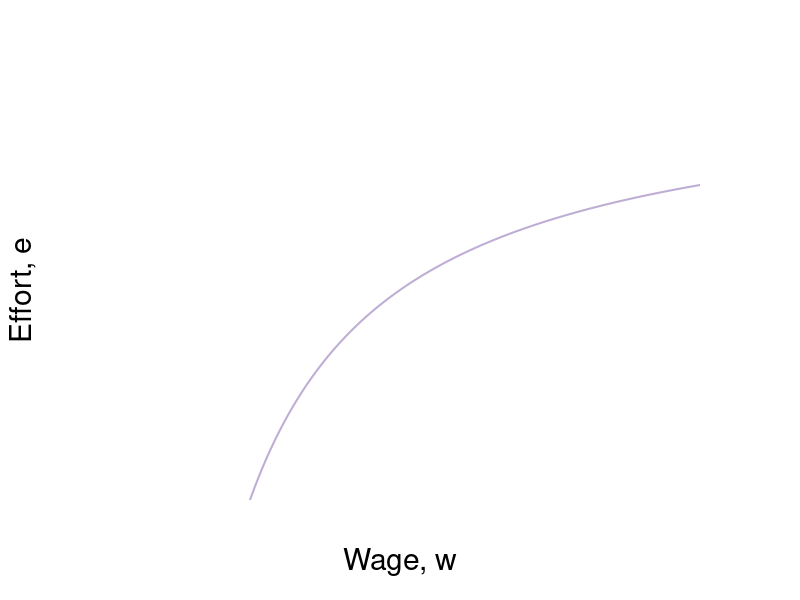

The R source for this figure: (Note: this script raises an error after producing the figure.)
require(shape)
pdf(file = "employment/employment_brf_nash.pdf", width = 9, height = 7)

#Set parameters for graphics
axislabelsize <- 1.8
labelsize <- 1.5
namesize <- 1.8
annotatesize <- 1.5
graphlinewidth <- 2
segmentlinewidth <- 1.5

#The equation is below when v = 0. See Wolfram Alpha output. 
isov <- function(w, delta = 5) {
}

isovhigh1 <- function(w, delta = 5, v = 5){
  (sqrt(w^2 - 4 * delta * v) - w + 2*v)/( 2 * v )
}

isovlow1 <- function(w, delta = 5, v = 5){
  (-sqrt(w^2 - 4 * delta * v) - w + 2*v)/( 2 * v )
}

isovhigh2 <- function(w, delta = 5, v = 15){
  (sqrt(w^2 - 4 * delta * v) - w + 2*v)/( 2 * v )
}

isovlow2 <- function(w, delta = 5, v = 15){
  (-sqrt(w^2 - 4 * delta * v) - w + 2*v)/( 2 * v )
}

isovhigh3 <- function(w, delta = 5, v = 20){
  (sqrt(w^2 - 4 * delta * v) - w + 2*v)/( 2 * v )
}

isovlow3 <- function(w, delta = 5, v = 20){
  (-sqrt(w^2 - 4 * delta * v) - w + 2*v)/( 2 * v )
}

brfFn <- function(w, delta = 5) {
  1 - (2*delta) /w
}

#This is evaluated for p = 12; q = 12/(8*sqrt(12^2 - 4*delta1*v1)) - 1/8 for the slope
#At p = 12; q = (-sqrt(12^2 - 4*v1*delta1) - 12 + 2*v1)/(2*v1) = 0.799
tangencyLine <- function(w){
  (w*(0.05))
}

solowCondition <- function(w, delta = 5){
  (w*(1/(8*delta)))
}


COL <- c("#f7fcf5", "#e5f5e0", "#c7e9c0", "#a1d99b", "#74c476", "#41ab5d", "#238b45", "#005a32")
grays <- gray.colors(25, start = 1, end = 0)
par(mar =  c(5, 5, 4, 5))
xlims <- c(0, 40)
ylims <- c(0, 1)

plot(0, 0, xlim = xlims, ylim = ylims, type = "n",
     xlab = expression(paste("Wage, ", w)),
     ylab = expression(paste("Effort, ", e)),
     xaxt = "n", 
     yaxt = "n", 
     cex.lab = axislabelsize, 
     line = 3,
     bty = "n", 
     xaxs="i", 
     yaxs="i")


npts <- 500 
npts2 <- 501
#Specify the sequences of points for graphing. 
xx0 <- seq(5, xlims[2], length.out = npts)
xx1 <- seq(10, xlims[2], length.out = npts)
xx2 <- seq(5, 15, length.out = npts)
xx3 <- seq(10, xlims[2], length.out = npts2)
xx4 <- seq(xlims[1], 10, length.out = npts2)
#For below, I solved sqrt(p^2 - 200) - p + 200/p = 0, getting p = 10*sqrt(2) = 14.14214
xx5 <- seq( 18.43909, xlims[2], length.out = npts2)
xx6 <- seq( 18.43909, 25, length.out = npts2)
xx7 <- seq(20, xlims[2], length.out = npts2)
xx8 <- seq(xlims[1], 25, length.out = npts2)
xx9 <- seq(xlims[1] + 0.5, xlims[2], length.out = npts2)

#Draw the lines for the graphs
#lines(xx0, isov(xx0, delta = 5), col = COL[3], lwd = graphlinewidth)
lines(xx1, brfFn(xx1), col = "#beaed4", lwd = graphlinewidth)
lines(xx9, solowCondition(xx9, delta = 5), col = COLB[4], lwd = graphlinewidth)
#lines(xx3, isovhigh1(xx3, v = 5, delta = 5), col = COL[4], lwd = graphlinewidth)
#lines(xx4, isovlow1(xx4, v = 5, delta = 5), col = COL[4], lwd = graphlinewidth)
#lines(xx5, isovhigh2(xx5, v = 17, delta = 5), col = COL[5], lwd = graphlinewidth)
#lines(xx6, isovlow2(xx6, v = 17, delta = 5), col = COL[5], lwd = graphlinewidth)
lines(xx7, isovhigh3(xx7, v = 20, delta = 5), col = COL[6], lwd = graphlinewidth)
lines(xx8, isovlow3(xx8, v = 20, delta = 5), col = COL[6], lwd = graphlinewidth)

#Customize ticks and labels for the plot
ticksy <- c(0,  0.5, 1)
#ylabels <- c(0, expression(paste(frac(1,2))), 1)
ylabels <- c(0,  expression(paste(e^N)), 1)
ticksx <- c(0, 10, 20, 40)
xlabels <- c(0, expression(paste(w == 2*underline(u))),  expression(paste(w^N)) , NA)
axis(1, at = ticksx, pos = 0, labels = xlabels, cex.axis = labelsize)
axis(2, at = ticksy, pos = 0, labels = ylabels, las = 1, cex.axis = labelsize)

#Annotation of the three graphs and the NE
text(7, 0.42, expression(paste("Slope of Iso-profit: ")), cex = labelsize)
text(5, 0.34, expression(paste( frac(e, w) == frac(de, dw))), cex = labelsize)
Arrows(7.5, 0.34, 12.6, 0.34,  col = "black", lty = 1, lwd = 2, arr.type = "triangle")

text(25, 0.05, expression(paste(v[N])), cex = labelsize)
text(38, 0.66, expression(paste("Employee's ICC, or")), cex = labelsize, xpd = TRUE)
text(38, 0.6, expression(paste("Best Response Function")), cex = labelsize, xpd = TRUE)
text(38, 0.55, expression(paste(e(hat(c)))), cex = labelsize, xpd = TRUE)




#Lines for the coordinates of the Nash equilbrium
#segments(5, 0, 5, 1, lty = 2, col = "darkgray", lwd = 3)
#segments(10, 0, 10, 0.2, lty = 2, col = "darkgray", lwd = 2)
segments(20, 0, 20, 0.75, lty = 2, col = grays[20], lwd = segmentlinewidth)
segments(0, 0.5, 20, 0.5, lty = 2, col = grays[20], lwd = segmentlinewidth)
#segments(14.14214, 0.15, 14.14214, 0.45, lty = 2, col = "darkgray", lwd = 3)
text(19.4, 0.52, expression(n), cex = labelsize)
text(27, 0.48, expression(paste("Incomplete Contract")),cex = labelsize)
text(27, 0.43, expression(paste("Nash equilibrium")),cex = labelsize)

#Arrows and rent label
# 
# Arrows(15, 0.8, 10.8, 0.8,  col = "black", lty = 1, lwd = 2, arr.type = "triangle")
# text(14.8, 0.95, expression(paste("Rent at")))
# text(14.8, 0.9, expression(paste("Incomplete Contract")))
# text(14.8, 0.85, expression(paste("Nash Equilibrium")))

#Arrows and slope of iso-v label
Arrows(29, 0.15, 24, 0.15,  col = "black", lty = 1, lwd = 2, arr.type = "triangle")
text(32, 0.2, expression(paste("Slope of iso-v")), cex = labelsize)
text(32.3, 0.15, expression(paste(" = -mrs ")), cex = labelsize)
text(32, 0.08, expression(paste(" = " -frac(v[w], v[e]))), cex = labelsize)



#Add a point for the NE
points(20, 0.5, pch = 16, col = "black", cex = 1.5)

#segments(18.4, 0, 18.4, 0.75, lty = 2, col = "darkgray", lwd = 2)
#segments(0, brfFn(w = 18.4), 18.4, brfFn(w = 18.4), lty = 2, col = "darkgray", lwd = 2)
#points(18.4, brfFn(w = 18.4), pch = 16, col = "black", cex = 1.5)

#Add a point for b & complete contract NE label
#points(10, 0.5, pch = 16, col = "black", cex = 1.5)
#text(10.5, 0.47, expression(b))
# text(5, 0.58, expression(paste("Complete Contract")))
# text(5, 0.53, expression(paste("Nash equilibrium")))

#Add a point for c
#Figure out q for p = 14.14214: q = 1 - 2delta/p = 1 - (2*5)/14.14214 =  0.2928934
#points(20, 0.1839422, pch = 16, col = "black", cex = 1.5)
#text(20.8, 0.1839422, expression(c))

points(22, isovhigh3(22, v = 20, delta = 5), pch = 16, col = "black", cex = 1.5)
text(22 + 0.5, isovhigh3(22, v = 20, delta = 5) - 0.02, expression(f), cex = labelsize)
points(22, isovlow3(22, v = 20, delta = 5), pch = 16, col = "black", cex = 1.5)
text(22 + 0.7, isovlow3(22, v = 20, delta = 5) + 0.02, expression(b), cex = labelsize)

#Add a point for f. referred to in the text
#points(12, 0.82, pch = 16, col = "black", cex = 1.2)
#text(12, 0.85, expression(paste("NE")))

#Arrow to Pareto-improving Lens
#Arrows(20, 0.8, 23.8, 0.68, col = "black", lty = 1, lwd = 3)
#text(20, 0.82, expression(paste("Pareto-Improving Lens")))

dev.off()
